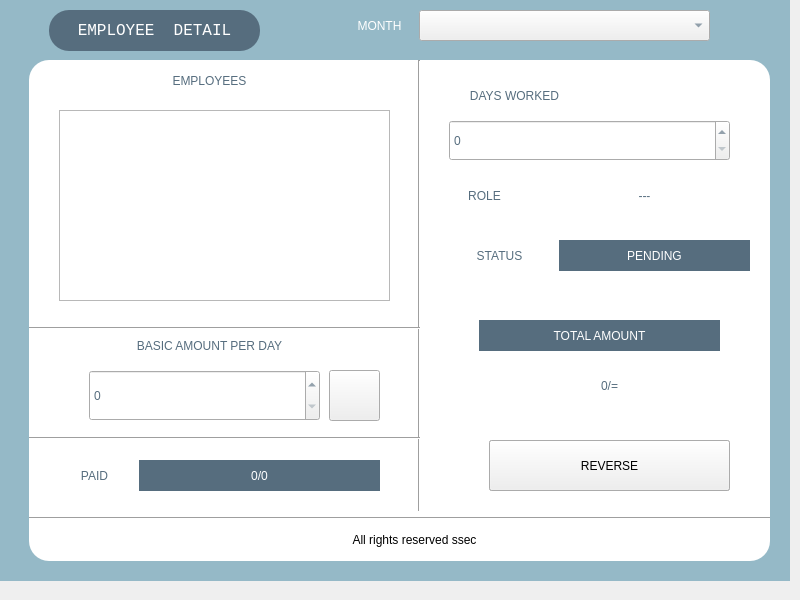
    <widget class="QWidget" name="tab">
     <attribute name="title">
      <string>Finance</string>
     </attribute>
     <widget class="QWidget" name="finance_widget" native="true">
      <property name="geometry">
       <rect>
        <x>-1</x>
        <y>-10</y>
        <width>791</width>
        <height>591</height>
       </rect>
      </property>
      <property name="styleSheet">
       <string notr="true">QWidget#finance_widget{
	background-color: rgb(149, 185, 199);
}</string>
      </property>
      <widget class="QLabel" name="label_10">
       <property name="geometry">
        <rect>
         <x>50</x>
         <y>20</y>
         <width>211</width>
         <height>41</height>
        </rect>
       </property>
       <property name="font">
        <font>
         <family>Courier New</family>
         <pointsize>12</pointsize>
        </font>
       </property>
       <property name="styleSheet">
        <string notr="true">background-color: rgb(86, 109, 126);
color: rgb(255, 255, 255);
border-radius:20px;</string>
       </property>
       <property name="text">
        <string>EMPLOYEE  DETAIL</string>
       </property>
       <property name="alignment">
        <set>Qt::AlignCenter</set>
       </property>
      </widget>
      <widget class="QWidget" name="employee_details" native="true">
       <property name="geometry">
        <rect>
         <x>30</x>
         <y>70</y>
         <width>741</width>
         <height>501</height>
        </rect>
       </property>
       <property name="styleSheet">
        <string notr="true">QWidget#employee_details{
background-color: rgb(255, 255, 255);
border-radius:20px;
}</string>
       </property>
       <widget class="QLabel" name="label_11">
        <property name="geometry">
         <rect>
          <x>40</x>
          <y>270</y>
          <width>281</width>
          <height>31</height>
         </rect>
        </property>
        <property name="styleSheet">
         <string notr="true">font: 75 15pt &quot;Courier&quot;;
color: rgb(86, 109, 126);</string>
        </property>
        <property name="text">
         <string>BASIC AMOUNT PER DAY</string>
        </property>
        <property name="alignment">
         <set>Qt::AlignCenter</set>
        </property>
       </widget>
       <widget class="QLabel" name="label_13">
        <property name="geometry">
         <rect>
          <x>100</x>
          <y>10</y>
          <width>161</width>
          <height>21</height>
         </rect>
        </property>
        <property name="styleSheet">
         <string notr="true">font: 75 15pt &quot;Courier&quot;;
color: rgb(86, 109, 126);</string>
        </property>
        <property name="text">
         <string>EMPLOYEES</string>
        </property>
        <property name="alignment">
         <set>Qt::AlignCenter</set>
        </property>
       </widget>
       <widget class="Line" name="line_3">
        <property name="geometry">
         <rect>
          <x>380</x>
          <y>0</y>
          <width>20</width>
          <height>451</height>
         </rect>
        </property>
        <property name="orientation">
         <enum>Qt::Vertical</enum>
        </property>
       </widget>
       <widget class="QListWidget" name="employee_preview_finance">
        <property name="geometry">
         <rect>
          <x>30</x>
          <y>50</y>
          <width>331</width>
          <height>191</height>
         </rect>
        </property>
        <property name="toolTip">
         <string>&lt;html&gt;&lt;head/&gt;&lt;body&gt;&lt;p align=&quot;center&quot;&gt;Select an employee to compute their pay&lt;/p&gt;&lt;/body&gt;&lt;/html&gt;</string>
        </property>
        <property name="styleSheet">
         <string notr="true">font: 12pt &quot;Courier&quot;;
color: rgb(86, 109, 126);</string>
        </property>
       </widget>
       <widget class="QLabel" name="label_14">
        <property name="geometry">
         <rect>
          <x>60</x>
          <y>470</y>
          <width>651</width>
          <height>20</height>
         </rect>
        </property>
        <property name="styleSheet">
         <string notr="true">font: 12pt &quot;Courier&quot;;</string>
        </property>
        <property name="text">
         <string>All rights reserved ssec</string>
        </property>
        <property name="alignment">
         <set>Qt::AlignCenter</set>
        </property>
       </widget>
       <widget class="QSpinBox" name="basic_pay_earned">
        <property name="geometry">
         <rect>
          <x>60</x>
          <y>310</y>
          <width>231</width>
          <height>51</height>
         </rect>
        </property>
        <property name="toolTip">
         <string>&lt;html&gt;&lt;head/&gt;&lt;body&gt;&lt;p align=&quot;center&quot;&gt;&lt;span style=&quot; font-size:12pt;&quot;&gt;Set the daily pay that is to be earned per day&lt;/span&gt;&lt;/p&gt;&lt;/body&gt;&lt;/html&gt;</string>
        </property>
        <property name="styleSheet">
         <string notr="true">font: 75 15pt &quot;Courier&quot;;
color:rgb(86, 109, 126);</string>
        </property>
        <property name="maximum">
         <number>999999999</number>
        </property>
       </widget>
       <widget class="QPushButton" name="save_basic_pay">
        <property name="geometry">
         <rect>
          <x>300</x>
          <y>310</y>
          <width>51</width>
          <height>51</height>
         </rect>
        </property>
        <property name="cursor">
         <cursorShape>PointingHandCursor</cursorShape>
        </property>
        <property name="toolTip">
         <string>&lt;html&gt;&lt;head/&gt;&lt;body&gt;&lt;p&gt;Save Basic Pay&lt;/p&gt;&lt;/body&gt;&lt;/html&gt;</string>
        </property>
        <property name="styleSheet">
         <string notr="true">font:12pt &quot;Courier&quot;;
QPushButton{
background-color: #566D7E;
border-radius:25px;
color: rgb(255, 255, 255);
font:12pt &quot;Courier&quot;;
border:none;
}

QPushButton:hover{
background-color: #123456;
	font:75 15pt &quot;Courier&quot;;

}</string>
        </property>
        <property name="text">
         <string/>
        </property>
        <property name="icon">
         <iconset>
          <normaloff>../assets/save_32.png</normaloff>../assets/save_32.png</iconset>
        </property>
        <property name="iconSize">
         <size>
          <width>32</width>
          <height>32</height>
         </size>
        </property>
       </widget>
       <widget class="QLabel" name="label_12">
        <property name="geometry">
         <rect>
          <x>410</x>
          <y>20</y>
          <width>151</width>
          <height>31</height>
         </rect>
        </property>
        <property name="styleSheet">
         <string notr="true">font: 75 15pt &quot;Courier&quot;;
color: rgb(86, 109, 126);</string>
        </property>
        <property name="text">
         <string>DAYS WORKED</string>
        </property>
        <property name="alignment">
         <set>Qt::AlignCenter</set>
        </property>
       </widget>
       <widget class="QSpinBox" name="days_worked_selector">
        <property name="geometry">
         <rect>
          <x>420</x>
          <y>60</y>
          <width>281</width>
          <height>41</height>
         </rect>
        </property>
        <property name="toolTip">
         <string>&lt;html&gt;&lt;head/&gt;&lt;body&gt;&lt;p align=&quot;center&quot;&gt;&lt;span style=&quot; font-size:12pt;&quot;&gt;Select the number of days worked&lt;/span&gt;&lt;/p&gt;&lt;/body&gt;&lt;/html&gt;</string>
        </property>
        <property name="styleSheet">
         <string notr="true">font: 75 15pt &quot;Courier&quot;;
color:rgb(86, 109, 126);</string>
        </property>
        <property name="maximum">
         <number>999999999</number>
        </property>
       </widget>
       <widget class="QLabel" name="label_16">
        <property name="geometry">
         <rect>
          <x>420</x>
          <y>120</y>
          <width>71</width>
          <height>31</height>
         </rect>
        </property>
        <property name="styleSheet">
         <string notr="true">font: 75 15pt &quot;Courier&quot;;
color: rgb(86, 109, 126);</string>
        </property>
        <property name="text">
         <string>ROLE</string>
        </property>
        <property name="alignment">
         <set>Qt::AlignCenter</set>
        </property>
       </widget>
       <widget class="QLabel" name="employee_total_amount">
        <property name="geometry">
         <rect>
          <x>440</x>
          <y>310</y>
          <width>281</width>
          <height>31</height>
         </rect>
        </property>
        <property name="toolTip">
         <string>&lt;html&gt;&lt;head/&gt;&lt;body&gt;&lt;p align=&quot;center&quot;&gt;How much is paid for the days worked&lt;/p&gt;&lt;/body&gt;&lt;/html&gt;</string>
        </property>
        <property name="styleSheet">
         <string notr="true">font: 75 15pt &quot;Courier&quot;;
color: rgb(86, 109, 126);</string>
        </property>
        <property name="text">
         <string>0/=</string>
        </property>
        <property name="alignment">
         <set>Qt::AlignCenter</set>
        </property>
       </widget>
       <widget class="Line" name="line">
        <property name="geometry">
         <rect>
          <x>0</x>
          <y>260</y>
          <width>391</width>
          <height>16</height>
         </rect>
        </property>
        <property name="orientation">
         <enum>Qt::Horizontal</enum>
        </property>
       </widget>
       <widget class="Line" name="line_4">
        <property name="geometry">
         <rect>
          <x>0</x>
          <y>450</y>
          <width>741</width>
          <height>16</height>
         </rect>
        </property>
        <property name="orientation">
         <enum>Qt::Horizontal</enum>
        </property>
       </widget>
       <widget class="QLabel" name="label_18">
        <property name="geometry">
         <rect>
          <x>450</x>
          <y>260</y>
          <width>241</width>
          <height>31</height>
         </rect>
        </property>
        <property name="styleSheet">
         <string notr="true">font: 75 15pt &quot;Courier&quot;;
background-color: rgb(86, 109, 126);
color: rgb(255, 255, 255);</string>
        </property>
        <property name="text">
         <string>TOTAL AMOUNT</string>
        </property>
        <property name="alignment">
         <set>Qt::AlignCenter</set>
        </property>
       </widget>
       <widget class="QLabel" name="label_19">
        <property name="geometry">
         <rect>
          <x>430</x>
          <y>180</y>
          <width>81</width>
          <height>31</height>
         </rect>
        </property>
        <property name="styleSheet">
         <string notr="true">font: 75 15pt &quot;Courier&quot;;
color: rgb(86, 109, 126);</string>
        </property>
        <property name="text">
         <string>STATUS</string>
        </property>
        <property name="alignment">
         <set>Qt::AlignCenter</set>
        </property>
       </widget>
       <widget class="QLabel" name="label_20">
        <property name="geometry">
         <rect>
          <x>20</x>
          <y>400</y>
          <width>91</width>
          <height>31</height>
         </rect>
        </property>
        <property name="styleSheet">
         <string notr="true">font: 75 15pt &quot;Courier&quot;;
color: rgb(86, 109, 126);</string>
        </property>
        <property name="text">
         <string>PAID</string>
        </property>
        <property name="alignment">
         <set>Qt::AlignCenter</set>
        </property>
       </widget>
       <widget class="QLabel" name="paid_no_paid_statistics">
        <property name="geometry">
         <rect>
          <x>110</x>
          <y>400</y>
          <width>241</width>
          <height>31</height>
         </rect>
        </property>
        <property name="toolTip">
         <string>&lt;html&gt;&lt;head/&gt;&lt;body&gt;&lt;p align=&quot;center&quot;&gt;&lt;span style=&quot; font-size:12pt; color:#566d7e;&quot;&gt;Shows ratio of those paid to those pending&lt;/span&gt;&lt;/p&gt;&lt;/body&gt;&lt;/html&gt;</string>
        </property>
        <property name="styleSheet">
         <string notr="true">font: 75 15pt &quot;Courier&quot;;
background-color: rgb(86, 109, 126);
color: rgb(255, 255, 255);</string>
        </property>
        <property name="text">
         <string>0/0</string>
        </property>
        <property name="alignment">
         <set>Qt::AlignCenter</set>
        </property>
       </widget>
       <widget class="Line" name="line_5">
        <property name="geometry">
         <rect>
          <x>0</x>
          <y>370</y>
          <width>391</width>
          <height>16</height>
         </rect>
        </property>
        <property name="orientation">
         <enum>Qt::Horizontal</enum>
        </property>
       </widget>
       <widget class="QLabel" name="payment_status_show">
        <property name="geometry">
         <rect>
          <x>530</x>
          <y>180</y>
          <width>191</width>
          <height>31</height>
         </rect>
        </property>
        <property name="toolTip">
         <string>&lt;html&gt;&lt;head/&gt;&lt;body&gt;&lt;p align=&quot;center&quot;&gt;&lt;span style=&quot; font-size:12pt; font-weight:600; color:#566d7e;&quot;&gt;Green&lt;/span&gt;&lt;span style=&quot; font-size:12pt; color:#566d7e;&quot;&gt; - Was Paid&lt;/span&gt;&lt;/p&gt;&lt;p align=&quot;center&quot;&gt;&lt;span style=&quot; font-size:12pt; font-weight:600; color:#566d7e;&quot;&gt;Grey&lt;/span&gt;&lt;span style=&quot; font-size:12pt; color:#566d7e;&quot;&gt; - Not yet Paid&lt;/span&gt;&lt;/p&gt;&lt;/body&gt;&lt;/html&gt;</string>
        </property>
        <property name="styleSheet">
         <string notr="true">font: 75 15pt &quot;Courier&quot;;
background-color: rgb(86, 109, 126);
color: rgb(255, 255, 255);</string>
        </property>
        <property name="text">
         <string>PENDING</string>
        </property>
        <property name="alignment">
         <set>Qt::AlignCenter</set>
        </property>
       </widget>
       <widget class="QLabel" name="employee_role_display">
        <property name="geometry">
         <rect>
          <x>510</x>
          <y>120</y>
          <width>211</width>
          <height>31</height>
         </rect>
        </property>
        <property name="toolTip">
         <string>&lt;html&gt;&lt;head/&gt;&lt;body&gt;&lt;p align=&quot;center&quot;&gt;&lt;span style=&quot; font-size:12pt;&quot;&gt;What position the employee has at the organization&lt;/span&gt;&lt;/p&gt;&lt;/body&gt;&lt;/html&gt;</string>
        </property>
        <property name="styleSheet">
         <string notr="true">font: 75 15pt &quot;Courier&quot;;
color: rgb(86, 109, 126);</string>
        </property>
        <property name="text">
         <string>---</string>
        </property>
        <property name="alignment">
         <set>Qt::AlignCenter</set>
        </property>
       </widget>
       <widget class="QPushButton" name="pay_employee_button">
        <property name="geometry">
         <rect>
          <x>460</x>
          <y>380</y>
          <width>241</width>
          <height>51</height>
         </rect>
        </property>
        <property name="cursor">
         <cursorShape>PointingHandCursor</cursorShape>
        </property>
        <property name="toolTip">
         <string>&lt;html&gt;&lt;head/&gt;&lt;body&gt;&lt;p align=&quot;center&quot;&gt;Mark the employee paid&lt;/p&gt;&lt;/body&gt;&lt;/html&gt;</string>
        </property>
        <property name="styleSheet">
         <string notr="true">font:12pt &quot;Courier&quot;;
QPushButton{
background-color: #566D7E;
border-radius:25px;
color: rgb(255, 255, 255);
font:12pt &quot;Courier&quot;;
border:none;
}

QPushButton:hover{
background-color: #123456;
	font:75 15pt &quot;Courier&quot;;

}</string>
        </property>
        <property name="text">
         <string>CASH OUT</string>
        </property>
        <property name="icon">
         <iconset>
          <normaloff>../assets/pay_32.png</normaloff>../assets/pay_32.png</iconset>
        </property>
        <property name="iconSize">
         <size>
          <width>32</width>
          <height>32</height>
         </size>
        </property>
       </widget>
       <widget class="QPushButton" name="delete_cash_out">
        <property name="geometry">
         <rect>
          <x>460</x>
          <y>380</y>
          <width>241</width>
          <height>51</height>
         </rect>
        </property>
        <property name="cursor">
         <cursorShape>PointingHandCursor</cursorShape>
        </property>
        <property name="toolTip">
         <string>&lt;html&gt;&lt;head/&gt;&lt;body&gt;&lt;p align=&quot;center&quot;&gt;Unmark Employee as paid&lt;/p&gt;&lt;/body&gt;&lt;/html&gt;</string>
        </property>
        <property name="styleSheet">
         <string notr="true">font:12pt &quot;Courier&quot;;
QPushButton{
background-color: #566D7E;
border-radius:25px;
color: rgb(255, 255, 255);
font:12pt &quot;Courier&quot;;
border:none;
}

QPushButton:hover{
background-color: #123456;
	font:75 15pt &quot;Courier&quot;;

}</string>
        </property>
        <property name="text">
         <string>REVERSE</string>
        </property>
        <property name="icon">
         <iconset>
          <normaloff>../assets/wipe_32.png</normaloff>../assets/wipe_32.png</iconset>
        </property>
        <property name="iconSize">
         <size>
          <width>32</width>
          <height>32</height>
         </size>
        </property>
       </widget>
      </widget>
      <widget class="QLabel" name="label_15">
       <property name="geometry">
        <rect>
         <x>340</x>
         <y>20</y>
         <width>81</width>
         <height>31</height>
        </rect>
       </property>
       <property name="styleSheet">
        <string notr="true">font: 75 15pt &quot;Courier&quot;;
color:rgb(255, 255, 255);</string>
       </property>
       <property name="text">
        <string>MONTH</string>
       </property>
       <property name="alignment">
        <set>Qt::AlignCenter</set>
       </property>
      </widget>
      <widget class="QComboBox" name="current_month_display">
       <property name="geometry">
        <rect>
         <x>420</x>
         <y>20</y>
         <width>291</width>
         <height>31</height>
        </rect>
       </property>
       <property name="toolTip">
        <string>&lt;html&gt;&lt;head/&gt;&lt;body&gt;&lt;p align=&quot;center&quot;&gt;&lt;span style=&quot; font-size:12pt;&quot;&gt;Present Month based on computer calendar&lt;/span&gt;&lt;/p&gt;&lt;/body&gt;&lt;/html&gt;</string>
       </property>
       <property name="styleSheet">
        <string notr="true">font: 75 15pt &quot;Courier&quot;;
color:rgb(86, 109, 126);</string>
       </property>
      </widget>
     </widget>
    </widget>
